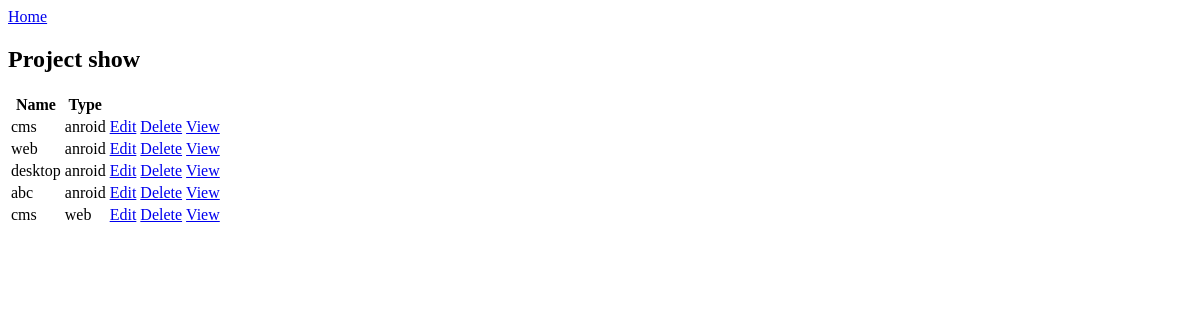
Before: /myapp/project/show with the older database file.
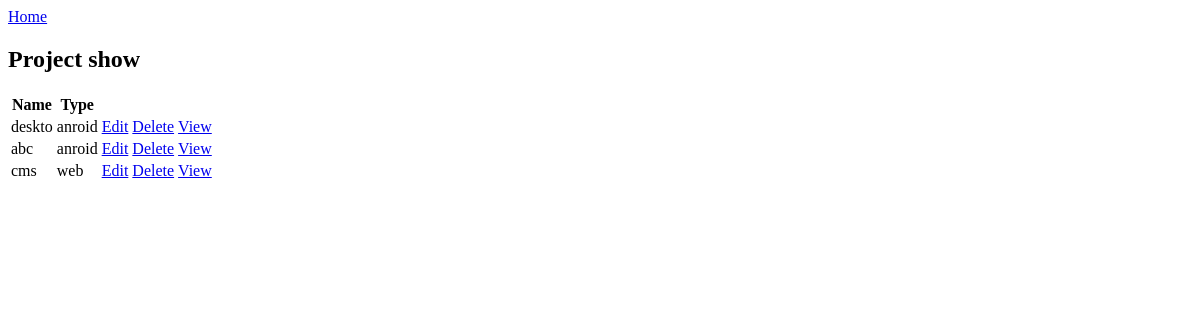
After: the same page with the newer database file.
### myapp/models.py (models this page shows, shortened)
class Project(models.Model):
    name = models.CharField(max_length=20)
    type = models.CharField(max_length=29)
    employees = models.ManyToManyField(Employee, related_name='projects', blank=True)

### myapp/views.py (the view)
# urls.py: path('project/show', views.projectshow),
def projectshow(request):
    list = Project.objects.all()
    return render(request, 'myapp/projectshow.html', {'list': list})

### myapp/templates/myapp/projectshow.html
{% extends 'myapp/base.html' %}
{% block content %}
<h2>Project show</h2>
{% if list %}
<table>
    <tr>
        <th>Name</th>
        <th>Type</th>
    </tr>
    {% for p in list %}
    <tr>
        <td>{{ p.name }}</td>
        <td>{{ p.type }}</td>
        <td>
            <a href="/myapp/project/update/{{ p.id }}">Edit</a>
        </td>
        <td>
            <a href="/myapp/project/delete/{{ p.id }}">Delete</a>
        </td>
        <td>
            <a href="/myapp/project/view/{{ p.id }}">View</a>
        </td>
    </tr>
    {% endfor %}
</table>
{% else %}
<h1>ther is no cast</h1>
{% endif %}
{% endblock %}

### myapp/templates/myapp/base.html (shortened to what this page needs)
<!DOCTYPE html>
<html lang="en">
<head>
</head>
<body>
<div>
    <a href="/">Home</a>
</div>
{% block content %}{% endblock content %}
</body>
</html>

Changed rows visible on the page:
removed Project: name "cms", type "anroid"
removed Project: name "web", type "anroid"
changed Project: name "desktop" → "deskto"
